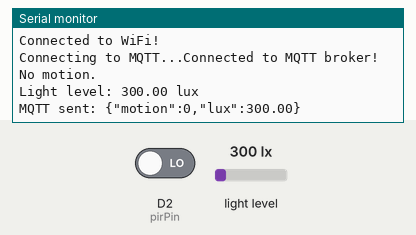
The sketch below on a simulated Arduino Nano 33 IoT. Shown: the last lines printed to the serial monitor. Inputs (shaded band) come from the test bench; at power-on: D2 (pirPin) LOW, light level 300 lx. WiFi joins after 1.5 s; servers stay silent unless stated; no MQTT or app messages arrive unless stated.

Above: at 2.7 s.
2.8 s: D2 (pirPin) driven HIGH
At 5.9 s:
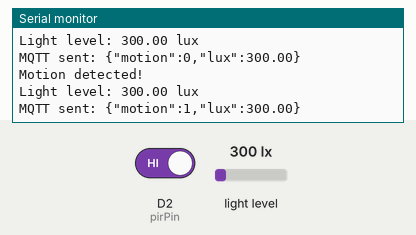
11.0 s: light level set to 40 lx
At 14.6 s:
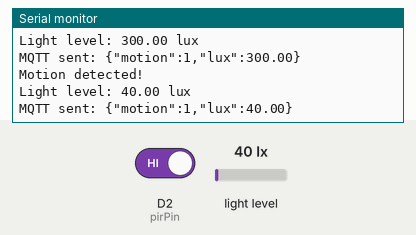
16.0 s: light level set to 500 lx
At 18.9 s:
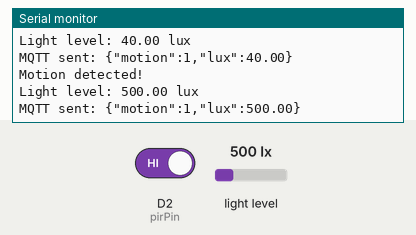
21.0 s: D2 (pirPin) driven LOW
At 22.0 s:
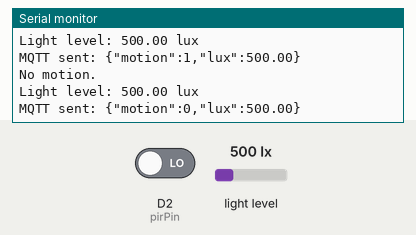
Timing chart, 0 to 24.0 s (numbered marks = the images above; inputs shaded):
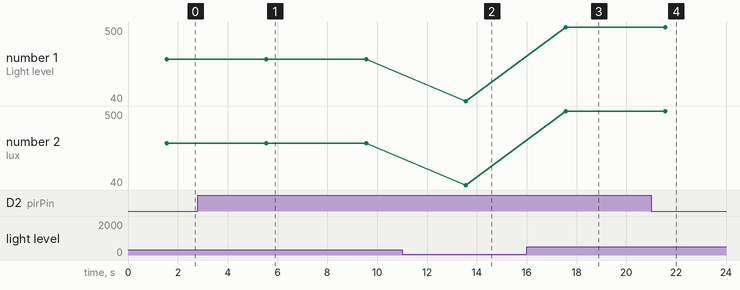

Measured:
- after the input at 2.8 s, the serial monitor: prints a new line after 2.8 s (image 1)
- after the input at 11.0 s, the serial monitor: prints a new line after 2.6 s (image 2)
- after the input at 16.0 s, the serial monitor: prints a new line after 1.6 s (image 3)
- after the input at 21.0 s, the serial monitor: prints a new line after 0.56 s (image 4)
- plotted number 1: 300 → 40 after the input at 11.0 s, 40 → 500 after the input at 16.0 s
- plotted number 2: 300 → 40 after the input at 11.0 s, 40 → 500 after the input at 16.0 s

The sketch:

Automatic_Room_Light_Control_System.ino
```cpp
#include <WiFiNINA.h>
#include <PubSubClient.h>
#include <Wire.h>
#include <BH1750.h>

// --- WiFi Configuration ---
const char* ssid = "TelstraA6C2A3";
const char* password = "bj35mguku9";

// --- MQTT Configuration ---
const char* mqtt_server = "2baa1f76a52a43eebf493cfa6af00c74.s1.eu.hivemq.cloud";
#define MQTT_PORT 8883
#define MQTT_USER "JackC"
#define MQTT_PASSWORD "Check1122"
#define MQTT_TOPIC "room/light/status"

// --- WiFi and MQTT Clients ---
WiFiSSLClient wifiSSLClient;
PubSubClient mqttClient(wifiSSLClient);

// --- Sensor Pins ---
const int pirPin = 2;  // PIR motion sensor

// --- Light Sensor ---
BH1750 lightMeter;

void connectToWiFi() {
  Serial.print("Connecting to WiFi");
  WiFi.begin(ssid, password);

  while (WiFi.status() != WL_CONNECTED) {
    delay(1000);
    Serial.print(".");
  }

  Serial.println("\nConnected to WiFi!");
}

void connectToMQTT() {
  while (!mqttClient.connected()) {
    Serial.print("Connecting to MQTT...");

    if (mqttClient.connect("ArduinoNano33Client", MQTT_USER, MQTT_PASSWORD)) {
      Serial.println("Connected to MQTT broker!");
    } else {
      Serial.print("Failed. MQTT state: ");
      Serial.print(mqttClient.state());
      Serial.println(". Retrying in 4 seconds...");
      delay(4000);
    }
  }
}

void setup() {
  Serial.begin(115200);

  pinMode(pirPin, INPUT);    // Set motion sensor pin as input
  Wire.begin();              // Start I2C for light sensor
  lightMeter.begin();        // Initialize light sensor

  connectToWiFi();

  mqttClient.setServer(mqtt_server, MQTT_PORT);
}

void loop() {
  if (!mqttClient.connected()) {
    connectToMQTT();
  }

  mqttClient.loop();

  // --- Read Sensors ---
  int motionDetected = digitalRead(pirPin);
  float lightLevel = lightMeter.readLightLevel();

  // --- Print sensor data ---
  if (motionDetected) {
    Serial.println("Motion detected!");
  } else {
    Serial.println("No motion.");
  }

  Serial.print("Light level: ");
  Serial.print(lightLevel);
  Serial.println(" lux");

  // --- Send data to MQTT ---
  char payload[100];
  snprintf(payload, sizeof(payload), "{\"motion\":%d,\"lux\":%.2f}", motionDetected, lightLevel);

  mqttClient.publish(MQTT_TOPIC, payload);
  Serial.print("MQTT sent: ");
  Serial.println(payload);

  delay(4000);  // Pause for 4 seconds
}
```
